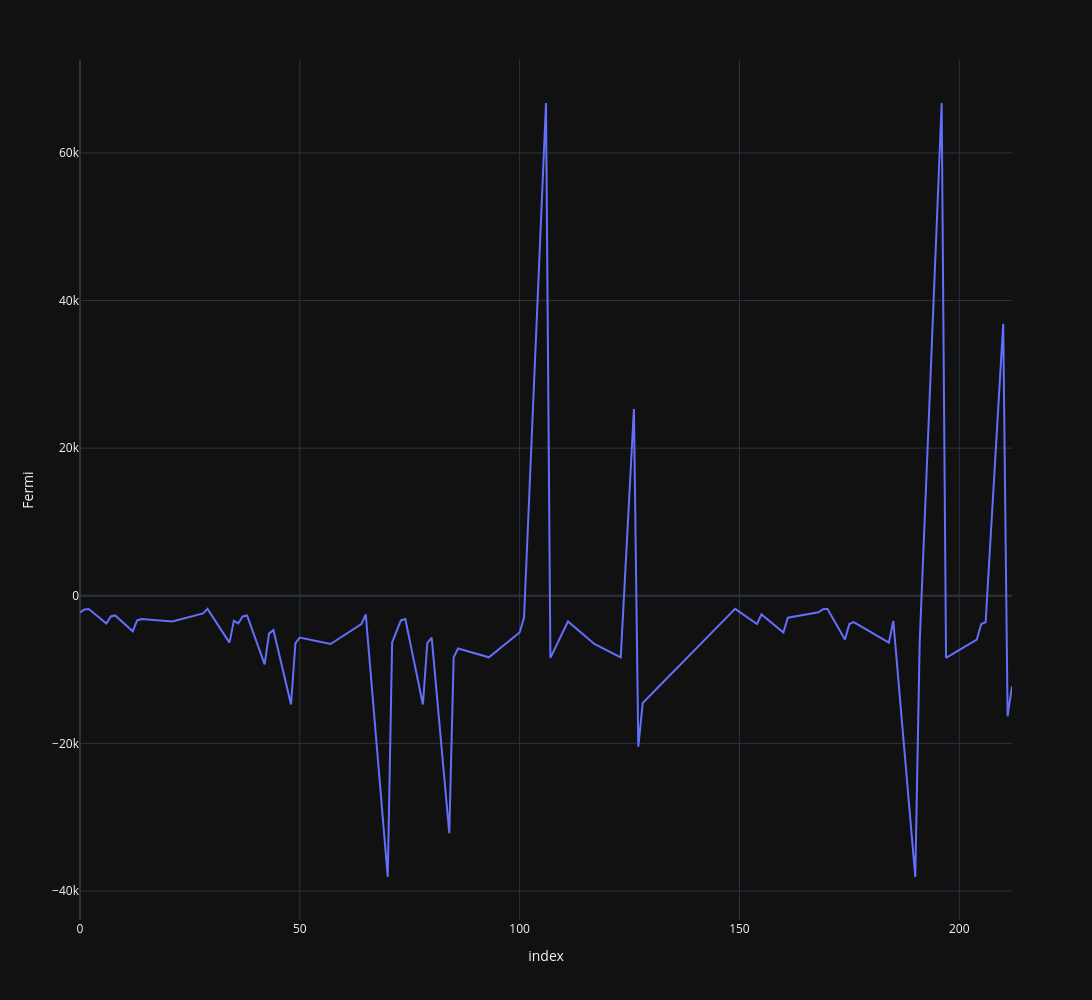

Notebook code for this chart:
### Code cell
import plotly.express as px
fig = px.line(result, y="Fermi", width=1500, height=1000, hover_data=["a", "b", "c", 'ω_1', 'ω_2'])
fig.show()

### Figure 1 — Plotly figure (JSON) as saved in the notebook; plotly's stock layout.template omitted (floating-point values rounded to 4 significant figures; data arrays with more than 128 entries replaced by an {"elided": "..."} marker saying what was removed)
{"data": [{"customdata": {"elided": "72x5 float values"}, "hovertemplate": "index=%{x}<br>Fermi=%{y}<br>a=%{customdata[0]}<br>b=%{customdata[1]}<br>c=%{customdata[2]}<br>ω_1=%{customdata[3]}<br>ω_2=%{customdata[4]}<extra></extra>", "legendgroup": "", "line": {"color": "#636efa", "dash": "solid"}, "marker": {"symbol": "circle"}, "mode": "lines", "name": "", "orientation": "v", "showlegend": false, "x": [0, 1, 2, 6, 7, 8, 12, 13, 14, 21, 28, 29, 34, 35, 36, 37, 38, 42, 43, 44, 48, 49, 50, 57, 64, 65, 70, 71, 72, 73, 74, 78, 79, 80, 84, 85, 86, 93, 100, 101, 106, 107, 111, 117, 123, 126, 127, 128, 148, 149, 154, 155, 160, 161, 168, 169, 170, 174, 175, 176, 184, 185, 190, 191, 196, 197, 204, 205, 206, 210, 211, 212], "xaxis": "x", "y": [-2254.0, -1854.0, -1805.0, -3746.0, -2802.0, -2664.0, -4811.0, -3342.0, -3149.0, -3482.0, -2392.0, -1783.0, -6353.0, -3399.0, -3746.0, -2802.0, -2664.0, -9292.0, -5130.0, -4639.0, -14730.0, -6404.0, -5664.0, -6535.0, -3837.0, -2533.0, -38100.0, -6324.0, -4811.0, -3342.0, -3149.0, -14730.0, -6404.0, -5664.0, -32180.0, -8346.0, -7142.0, -8341.0, -4982.0, -2976.0, 66760.0, -8408.0, -3482.0, -6535.0, -8341.0, 25300.0, -20440.0, -14530.0, -2392.0, -1783.0, -3837.0, -2533.0, -4982.0, -2976.0, -2246.0, -1821.0, -1777.0, -5926.0, -3834.0, -3583.0, -6353.0, -3399.0, -38100.0, -6324.0, 66760.0, -8408.0, -5926.0, -3834.0, -3583.0, 36850.0, -16320.0, -12290.0], "yaxis": "y", "type": "scatter"}], "layout": {"xaxis": {"anchor": "y", "domain": [0.0, 1.0], "title": {"text": "index"}}, "yaxis": {"anchor": "x", "domain": [0.0, 1.0], "title": {"text": "Fermi"}}, "legend": {"tracegroupgap": 0}, "margin": {"t": 60}, "height": 1000, "width": 1500}}
